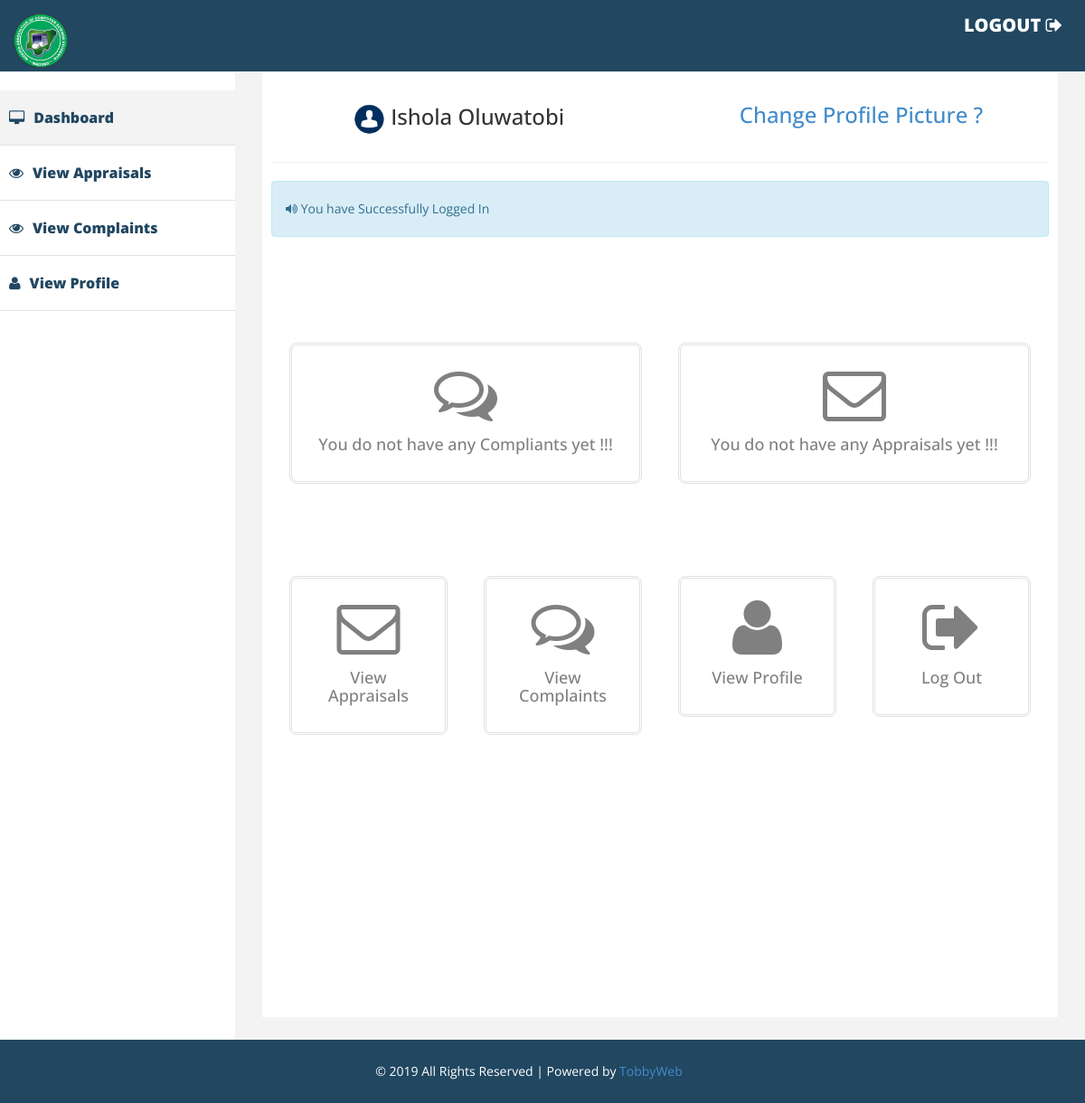
Screenshot of /lecturer.php (signed in) with the database file from the repository.
### tables this page shows
CREATE TABLE `users` (
  `users_id` int(11) NOT NULL,
  `title` varchar(10) DEFAULT NULL,
  `username` varchar(35) NOT NULL,
  `password` varchar(64) NOT NULL,
  `surname` varchar(20) DEFAULT NULL,
  `firstname` varchar(20) DEFAULT NULL,
  `matric` varchar(35) DEFAULT NULL,
  `email` varchar(35) DEFAULT NULL,
  `phone` varchar(20) DEFAULT NULL,
  `department` varchar(40) DEFAULT NULL,
  `level` varchar(30) DEFAULT NULL,
  `photo` text,
  `salt` varchar(32) NOT NULL,
  `joined` varchar(25) NOT NULL,
  `group` int(11) NOT NULL,
  `opt` varchar(10) DEFAULT NULL
);

### classes/Config.php (called while the page is built)
<?php
class Config{
	public static function get($path=  null){
		if ($path){
			$config = $GLOBALS['config'];
			$path = explode('/', $path);
			foreach ($path as $bit){
				if (isset($config[$bit])) {
					$config=$config[$bit];
				}
			}
			return $config;
			}
			return false;
		}
	}
?>

### classes/DB.php (called while the page is built, shortened)
<?php
class DB {
	private static $_instance = null;
	private $_pdo,
	$_query,
	$_error = false,
	$_results,
	$_count = 0;
	private function __construct() {
		try{
			$this->_pdo = new PDO('mysql:host='. Config::get('mysql/host'). ';dbname=' .Config::get('mysql/db'), Config::get('mysql/username'), Config::get('mysql/password'));
		}catch(PDOException $e){
			die($e->getMessage());
		}
	}
	 public static function getInstance() {
	 	if(!isset(self::$_instance)) {
	 		self::$_instance=new DB();
	 	}
	 	return self::$_instance;
	 }
	 public function query($sql, $params = array()){
	 	$this->_error=false;
	 	if($this->_query = $this->_pdo->prepare($sql)){
	 			$x = 1;
	 			if(count($params)) {
	 				foreach($params  as $param) {
	 					$this->_query->bindValue($x, $param);
	 					$x++;
	 				}
	 			}
	 	if($this->_query->execute()){
	 	$this->_results = $this->_query->fetchAll(PDO::FETCH_OBJ);
	 	$this->_count=$this->_query->rowCount();
	 	}else{
	 		$this->_error = true;
	 	}
	  }
	  return $this;
	}
	public function action($action,$table,$where =array()){
			if (count($where) === 3) {
				$operators =array('=', '>', '<', '>=', '<=');
				 $field      = $where[0];
				 $operator   = $where[1];
				 $value      = $where[2];
				 if (in_array($operator, $operators)){
				 	$sql = "{$action}  FROM {$table} WHERE {$field} {$operator} ?";
				 		if (!$this->query($sql, array($value))->error()) {
				 				return $this;
				 		}
				 }
			}
			return false;
	}
	public function get($table,$where){
		return $this->action('SELECT *', $table, $where);
	}
	public function results(){
		return $this->_results;
	}
	public function first(){
		return $this->results()[0];
	}
	public function error(){
		return $this->_error;
	}
	public function count(){
	return $this->_count;
	}
}
?>

### classes/User.php (called while the page is built, shortened)
<?php
	class User{
		private $_db,
				$_data,
				$_sessionName,
				$_cookieName,
				$_isLoggedIn;
		public function __construct($user = null){
			$this->_db = DB::getInstance();
			$this->_sessionName = Config::get('session/session_name');
				if(!$user){
					if (Session::exists($this->_sessionName)) {
						$user = Session::get($this->_sessionName);
							if($this->find($user)){
								$this->_isLoggedIn = true;
							}else{
							}
					}
				}else{
					$this->find($user);
				}
		}
			public function find( $user = null){
				if($user){
					$field = (is_numeric($user)) ? 'users_id' : 'username';
					$data = $this->_db->get('users', array($field, '=', $user));
					if ($data->count()) {
						$this->_data = $data->first();
						return true;
					}
				}
				return false;
			}
		public function data(){
			return $this->_data;
		}
		public function isLoggedIn(){
			return $this->_isLoggedIn;
		}
	}
?>

### classes/Session.php (called while the page is built, shortened)
<?php
class Session{
	public static function exists($name){
		return (isset($_SESSION[$name])) ? true : false;
	}
	public static function get($name){
		return $_SESSION[$name];
	}
	public static function flash($name, $string = ''){
		if (self::exists($name)) {
			$session = self::get($name);
			return $session;
		}else{
			self::put($name, $string);
		}
	}
}
?>

### functions/sanitize.php (called while the page is built)
<?php
function escape($string){
	return htmlentities($string, ENT_QUOTES, 'UTF-8');
}
?>

### lecturer.php (the view, shortened to what this page needs)
<!DOCTYPE html>
<html>
<head>
    <link href="assets/css/bootstrap.css" rel="stylesheet" />
    <link href="assets/css/font-awesome.css" rel="stylesheet" />
    <link href="assets/css/custom.css" rel="stylesheet" />
</head>
<body>
<?php
  $user = new User();
  $title = escape($user->data()->title);
  $surname = escape($user->data()->surname);
  $firstname = escape($user->data()->firstname);
  $key = escape($user->data()->title) ." ". escape($user->data()->surname)." ". escape($user->data()->firstname);
  $photo = escape($user->data()->photo);
  $users_id = escape($user->data()->users_id);
  if ($user->isLoggedIn()) {
?>
<div id="wrapper">
  <div class="navbar navbar-inverse navbar-fixed-top">
    <div class="adjust-nav">
      <div class="navbar-header">
          <a class="navbar-brand" href="#">
              <img src="assets/img/nacoss.png" style="width:60px; height:60px;" />
          </a>
      </div>
        <span class="logout-spn">
          <a href="logout.php" style="color:#fff; font-size:20px;">LOGOUT <i class="fa fa-sign-out"></i></a>
        </span>
    </div>
  </div>
      <nav class="navbar-default navbar-side" role="navigation">
      <div class="sidebar-collapse">
      <ul class="nav" id="main-menu">
          <li class="active-link">
            <a href="lecturer.php?user=<?php echo $users_id; ?>" ><i class="fa fa-desktop"></i>Dashboard</a>
          </li>
          <li>
            <a href="appraisals.php?user=<?php echo $users_id; ?>" ><i class="fa fa-eye"></i>View Appraisals</a>
          </li>
          <li>
            <a href="complaints.php?user=<?php echo $users_id; ?>" ><i class="fa fa-eye"></i>View Complaints</a>
          </li>
          <li>
            <a href="lprofile.php?user=<?php echo $users_id; ?>" ><i class="fa fa-user"></i>View Profile</a>
          </li>
      </ul>
      </div>
      </nav>
<div id="page-wrapper" >
  <div id="page-inner">
        <div class="row text-center" style="margin-top:1%;">
          <div class="col-md-6">
            <?php $Rphoto = "<img src='profile/".$photo."' style='width:35px; height:35px;border-radius:50%;'>"; ?>
            <h3 style=""><?php echo $Rphoto." ". $title." ". $surname." ". $firstname; ?></h3>
          </div>
          <div class="col-md-6">
            <h3><a href="picture.php?user=<?php echo $users_id; ?>">Change Profile Picture ?</a></h3>
          </div>
        </div>
      <hr/>
      <?php if (Session::exists('home')) { ?>
      <div class="row">
        <div class="col-lg-12 ">
          <div class="alert alert-info">
            <i class="fa fa-volume-up"></i>
               <?php echo Session::flash('home'); ?>
          </div>
        </div>
      </div>
      <?php
        }
      ?>
<div class="row" style="margin-top:9%;">
      <div class="col-md-12 text-center">
        <?php
          $total = DB::getInstance()->query("SELECT c_id FROM complaints where lecturer = '$key'");
          if ($total->count()) {
        ?>
        <div class="col-md-6 pad-top">
          <div class="div-square" style="padding:20px;">
            <a href="complaints.php?user=<?php echo $users_id; ?>">
              <i class="fa fa-comments-o fa-5x"></i>
              <h4>You have <span class="badge" style="font-size:20px;"><?php echo $total->count(); ?></span> Complaint(s).</h4>
            </a>
          </div>
        </div>
        <?php
        }else {
        ?>
        <div class="col-md-6 pad-top">
          <div class="div-square" style="padding:20px;">
            <a href="complaints.php?user=<?php echo $users_id; ?>">
              <i class="fa fa-comments-o fa-5x"></i>
              <h4>You do not have any Compliants yet !!!</h4>
            </a>
          </div>
        </div>
        <?php
        }
        ?>
        <?php
          $total = DB::getInstance()->query("SELECT a_id FROM praise where lecturer = '$key'");
          if ($total->count()) {
        ?>
        <div class="col-md-6 pad-top">
          <div class="div-square" style="padding:20px;">
            <a href="appraisals.php?user=<?php echo $users_id; ?>" >
              <i class="fa fa-envelope-o fa-5x"></i>
              <h4>You have <span class="badge" style="font-size:20px;"><?php echo $total->count(); ?></span> Appraisal(s).</h4>
            </a>
          </div>
        </div>
        <?php
        }else {
        ?>
        <div class="col-md-6 pad-top">
          <div class="div-square" style="padding:20px;">
            <a href="appraisals.php?user=<?php echo $users_id; ?>" >
              <i class="fa fa-envelope-o fa-5x"></i>
              <h4>You do not have any Appraisals yet !!!</h4>
            </a>
          </div>
        </div>
        <?php
        }
        ?>
      </div>
    </div>
    <div class="row" style="margin-top:9%;">
      <div class="col-md-12 text-center">
        <div class="col-md-3 pad-top">
          <div class="div-square" style="padding:20px;">
            <a href="appraisals.php?user=<?php echo $users_id; ?>" >
              <i class="fa fa-envelope-o fa-5x"></i>
              <h4>View Appraisals</h4>
            </a>
          </div>
        </div>
        <div class="col-md-3 pad-top">
          <div class="div-square" style="padding:20px;">
            <a href="complaints.php?user=<?php echo $users_id; ?>">
              <i class="fa fa-comments-o fa-5x"></i>
              <h4>View Complaints</h4>
            </a>
          </div>
        </div>
        <div class="col-md-3 pad-top">
          <div class="div-square" style="padding:20px;">
            <a href="lprofile.php?user=<?php echo $users_id; ?>" >
              <i class="fa fa-user fa-5x"></i>
              <h4>View Profile</h4>
            </a>
          </div>
        </div>
        <div class="col-md-3 pad-top">
          <div class="div-square" style="padding:20px;">
            <a href="logout.php?user=<?php echo $users_id; ?>" >
              <i class="fa fa-sign-out fa-5x"></i>
              <h4>Log Out</h4>
            </a>
          </div>
        </div>
      </div>
    </div>
  </div>
</div>
</div>
<div class="footer">
    <div class="row">
        <div class="col-lg-12 text-center">
            &copy; 2019 All Rights Reserved | Powered by <a href="#">TobbyWeb</a>
        </div>
    </div>
</div>
<?php
}
else
{
  redirect::to('login.php');
}
?>
</body>
</html>

### assets/css/custom.css (style rules this page uses)
body { font-family: 'Open Sans', sans-serif; line-height:30px; }
#wrapper { width: 100%; margin-top:50px; }
#page-wrapper { padding: 15px 15px; min-height: 600px; background:#F3F3F3; }
#page-inner { width:100%; margin:10px 20px 10px 0px; background-color:#fff!important; padding:10px; min-height:1050px; }
.pad-top { padding-top:15px; }
.sidebar-collapse .nav { padding:0; padding-top:50px; }
.sidebar-collapse > .nav > li > a { padding:15px 10px; color: #214761; font-weight: 900; font-size: 16px; }
.sidebar-collapse > .nav > li { border-bottom:1px solid #e1e1e1; }
.navbar-side { border:none; background-color: #fff; }
.navbar-inverse { background-color: #214761; border-color: #F0F0F0; min-height: 80px; }
.nav > li > a > i { margin-right:10px; }
.logout-spn { float:right; color:#fff; font-size:25px; font-weight:800; margin:20px; margin: 10px 25px 10px 50px; }
.logout-spn a { text-decoration:none; }
.active-link { background-color:#f3f3f3; }
.div-square { padding:5px; border:3px double #e1e1e1; -webkit-border-radius:8px; -moz-border-radius:8px; border-radius:8px; margin:5px; }
.div-square> a,.div-square> a:hover { color:#808080; text-decoration:none; }
.footer { background-color:#214761; width:100%; color:#fff; padding:20px 50px 20px 50px; padding-left:20px; }
@media (min-width:768px) { #page-wrapper { margin: 0 0 0 260px; padding: 15px 30px; min-height: 1050px; } }
@media (min-width:768px) { .navbar-side { z-index: 1; position: absolute; width: 260px; } }

### rows the page displays
users: photo (placeholder picture), surname "Ishola", firstname "Oluwatobi"

### other values shown
Session::flash('home') "You have Successfully Logged In"
